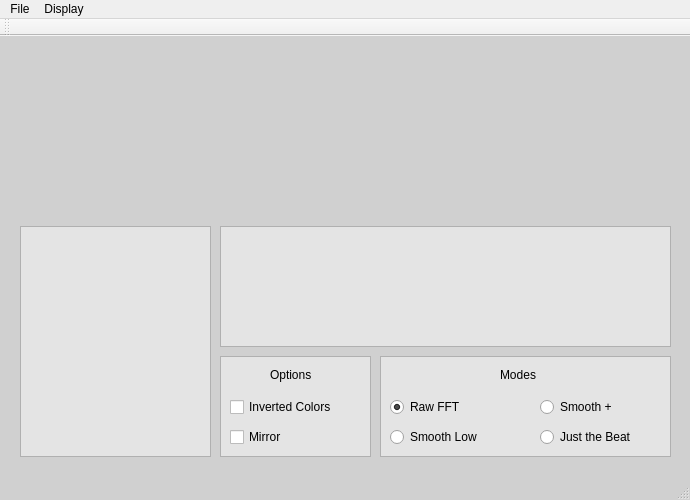
<?xml version="1.0" encoding="UTF-8"?>
<ui version="4.0">
 <class>MainWindow</class>
 <widget class="QMainWindow" name="MainWindow">
  <property name="geometry">
   <rect>
    <x>0</x>
    <y>0</y>
    <width>690</width>
    <height>500</height>
   </rect>
  </property>
  <property name="minimumSize">
   <size>
    <width>690</width>
    <height>500</height>
   </size>
  </property>
  <property name="maximumSize">
   <size>
    <width>690</width>
    <height>500</height>
   </size>
  </property>
  <property name="windowTitle">
   <string>MainWindow</string>
  </property>
  <property name="styleSheet">
   <string notr="true">


QCheckBox::indicator:checked
{ image:url(:/img/botao_azul.png);
}

QCheckBox::indicator:unchecked
{ image:url(:/img/botao_branco.png);
}

QMainWindow{
background-color: rgb(208, 208, 208);
}
</string>
  </property>
  <widget class="QWidget" name="centralWidget">
   <property name="sizePolicy">
    <sizepolicy hsizetype="Maximum" vsizetype="Preferred">
     <horstretch>0</horstretch>
     <verstretch>0</verstretch>
    </sizepolicy>
   </property>
   <widget class="QListView" name="listViewPlaylist">
    <property name="geometry">
     <rect>
      <x>20</x>
      <y>190</y>
      <width>191</width>
      <height>231</height>
     </rect>
    </property>
    <property name="styleSheet">
     <string notr="true">QListView{
background-color:rgb(228, 228, 228);
}</string>
    </property>
   </widget>
   <widget class="QFrame" name="frame">
    <property name="geometry">
     <rect>
      <x>220</x>
      <y>320</y>
      <width>151</width>
      <height>101</height>
     </rect>
    </property>
    <property name="styleSheet">
     <string notr="true">
QFrame{
background-color:rgb(228, 228, 228);
}</string>
    </property>
    <property name="frameShape">
     <enum>QFrame::StyledPanel</enum>
    </property>
    <property name="frameShadow">
     <enum>QFrame::Raised</enum>
    </property>
    <widget class="QLabel" name="label">
     <property name="geometry">
      <rect>
       <x>50</x>
       <y>10</y>
       <width>61</width>
       <height>17</height>
      </rect>
     </property>
     <property name="text">
      <string>Options</string>
     </property>
    </widget>
    <widget class="QCheckBox" name="checkBox_inverted">
     <property name="geometry">
      <rect>
       <x>10</x>
       <y>40</y>
       <width>131</width>
       <height>22</height>
      </rect>
     </property>
     <property name="text">
      <string>Inverted Colors</string>
     </property>
    </widget>
    <widget class="QCheckBox" name="checkBox_Mirror">
     <property name="geometry">
      <rect>
       <x>10</x>
       <y>70</y>
       <width>97</width>
       <height>22</height>
      </rect>
     </property>
     <property name="text">
      <string>Mirror</string>
     </property>
    </widget>
   </widget>
   <widget class="QFrame" name="frame_2">
    <property name="geometry">
     <rect>
      <x>380</x>
      <y>320</y>
      <width>291</width>
      <height>101</height>
     </rect>
    </property>
    <property name="styleSheet">
     <string notr="true">

QRadioButton::indicator:checked
{ image:url(:/img/botao_azul.png);
}

QRadioButton::indicator:unchecked
{ image:url(:/img/botao_branco.png);
}

QFrame{
background-color:rgb(228, 228, 228);
}</string>
    </property>
    <property name="frameShape">
     <enum>QFrame::StyledPanel</enum>
    </property>
    <property name="frameShadow">
     <enum>QFrame::Raised</enum>
    </property>
    <widget class="QLabel" name="label_2">
     <property name="geometry">
      <rect>
       <x>120</x>
       <y>10</y>
       <width>51</width>
       <height>17</height>
      </rect>
     </property>
     <property name="text">
      <string>Modes</string>
     </property>
    </widget>
    <widget class="QRadioButton" name="radioButton_1">
     <property name="geometry">
      <rect>
       <x>10</x>
       <y>40</y>
       <width>117</width>
       <height>22</height>
      </rect>
     </property>
     <property name="text">
      <string>Raw FFT</string>
     </property>
     <property name="checked">
      <bool>true</bool>
     </property>
    </widget>
    <widget class="QRadioButton" name="radioButton_2">
     <property name="geometry">
      <rect>
       <x>10</x>
       <y>70</y>
       <width>117</width>
       <height>22</height>
      </rect>
     </property>
     <property name="text">
      <string>Smooth Low</string>
     </property>
    </widget>
    <widget class="QRadioButton" name="radioButton_3">
     <property name="geometry">
      <rect>
       <x>160</x>
       <y>40</y>
       <width>117</width>
       <height>22</height>
      </rect>
     </property>
     <property name="text">
      <string>Smooth +</string>
     </property>
    </widget>
    <widget class="QRadioButton" name="radioButton_4">
     <property name="geometry">
      <rect>
       <x>160</x>
       <y>70</y>
       <width>117</width>
       <height>22</height>
      </rect>
     </property>
     <property name="text">
      <string>Just the Beat</string>
     </property>
    </widget>
   </widget>
   <widget class="QFrame" name="frame_3">
    <property name="geometry">
     <rect>
      <x>220</x>
      <y>190</y>
      <width>451</width>
      <height>121</height>
     </rect>
    </property>
    <property name="styleSheet">
     <string notr="true">QFrame{
background-color:rgb(228, 228, 228);
}</string>
    </property>
    <property name="frameShape">
     <enum>QFrame::StyledPanel</enum>
    </property>
    <property name="frameShadow">
     <enum>QFrame::Raised</enum>
    </property>
    <widget class="Controls" name="control" native="true">
     <property name="geometry">
      <rect>
       <x>10</x>
       <y>0</y>
       <width>431</width>
       <height>71</height>
      </rect>
     </property>
     <property name="sizePolicy">
      <sizepolicy hsizetype="Minimum" vsizetype="Minimum">
       <horstretch>0</horstretch>
       <verstretch>0</verstretch>
      </sizepolicy>
     </property>
    </widget>
    <widget class="MediaInfo" name="widgetInfo" native="true">
     <property name="geometry">
      <rect>
       <x>10</x>
       <y>60</y>
       <width>441</width>
       <height>51</height>
      </rect>
     </property>
     <property name="sizePolicy">
      <sizepolicy hsizetype="MinimumExpanding" vsizetype="Minimum">
       <horstretch>0</horstretch>
       <verstretch>0</verstretch>
      </sizepolicy>
     </property>
    </widget>
   </widget>
  </widget>
  <widget class="QMenuBar" name="menuBar">
   <property name="geometry">
    <rect>
     <x>0</x>
     <y>0</y>
     <width>690</width>
     <height>25</height>
    </rect>
   </property>
   <widget class="QMenu" name="menuFile">
    <property name="title">
     <string>File</string>
    </property>
    <addaction name="actionLoad"/>
   </widget>
   <widget class="QMenu" name="menuDisplay">
    <property name="title">
     <string>Display</string>
    </property>
    <addaction name="actionLED_Display"/>
   </widget>
   <addaction name="menuFile"/>
   <addaction name="menuDisplay"/>
  </widget>
  <widget class="QToolBar" name="mainToolBar">
   <attribute name="toolBarArea">
    <enum>TopToolBarArea</enum>
   </attribute>
   <attribute name="toolBarBreak">
    <bool>false</bool>
   </attribute>
  </widget>
  <widget class="QStatusBar" name="statusBar"/>
  <action name="actionLoad">
   <property name="text">
    <string>Load</string>
   </property>
  </action>
  <action name="actionLED_Display">
   <property name="text">
    <string>LED Display</string>
   </property>
  </action>
 </widget>
 <layoutdefault spacing="6" margin="11"/>
 <customwidgets>
  <customwidget>
   <class>Controls</class>
   <extends>QWidget</extends>
   <header>controls.h</header>
   <container>1</container>
   <slots>
    <signal>next()</signal>
    <signal>prev()</signal>
   </slots>
  </customwidget>
  <customwidget>
   <class>MediaInfo</class>
   <extends>QWidget</extends>
   <header>mediainfo.h</header>
   <container>1</container>
  </customwidget>
 </customwidgets>
 <resources/>
 <connections>
  <connection>
   <sender>actionLoad</sender>
   <signal>triggered()</signal>
   <receiver>MainWindow</receiver>
   <slot>loadMedia()</slot>
   <hints>
    <hint type="sourcelabel">
     <x>-1</x>
     <y>-1</y>
    </hint>
    <hint type="destinationlabel">
     <x>479</x>
     <y>352</y>
    </hint>
   </hints>
  </connection>
  <connection>
   <sender>actionLED_Display</sender>
   <signal>triggered()</signal>
   <receiver>MainWindow</receiver>
   <slot>ledConnect()</slot>
   <hints>
    <hint type="sourcelabel">
     <x>-1</x>
     <y>-1</y>
    </hint>
    <hint type="destinationlabel">
     <x>344</x>
     <y>249</y>
    </hint>
   </hints>
  </connection>
 </connections>
 <slots>
  <signal>bufferChanged(QAudioBuffer::S16U*,int)</signal>
  <slot>play()</slot>
  <slot>stop()</slot>
  <slot>prev()</slot>
  <slot>next()</slot>
  <slot>loadMedia()</slot>
  <slot>setVolume(int)</slot>
  <slot>setMediaAt(int)</slot>
  <slot>ledConnect()</slot>
 </slots>
</ui>
